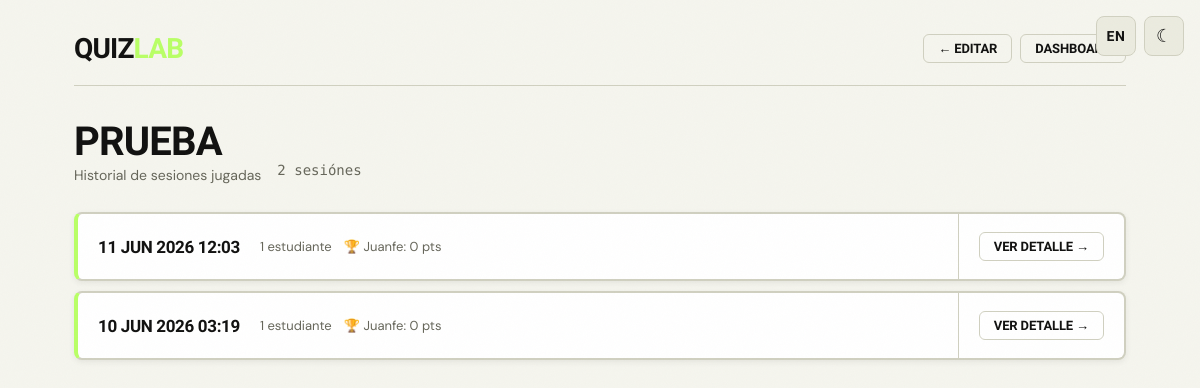
The app's page /admin/quiz/2/history (signed in) with its own data.
### models.py (models this page shows)
class Quiz(SQLModel, table=True):
    id: Optional[int] = Field(default=None, primary_key=True)
    name: str
    course_tag: Optional[str] = None
    read_time: int = Field(default=5)
    scoring_mode: str = Field(default="speed")   # speed | accuracy
    streak_bonus: bool = Field(default=False)
    created_at: datetime = Field(default_factory=datetime.utcnow)
    last_played: Optional[datetime] = None

class QuizSession(SQLModel, table=True):
    id: Optional[int] = Field(default=None, primary_key=True)
    quiz_id: int = Field(foreign_key="quiz.id")
    room_code: str
    played_at: datetime = Field(default_factory=datetime.utcnow)
    student_count: int = Field(default=0)
    class_id: Optional[int] = Field(default=None, foreign_key="classgroup.id")

class SessionResult(SQLModel, table=True):
    id: Optional[int] = Field(default=None, primary_key=True)
    session_id: int = Field(foreign_key="quizsession.id")
    nickname: str
    score: int
    rank: int
    student_id: Optional[int] = Field(default=None, foreign_key="student.id")

### main.py (the view)
@app.get("/admin/quiz/{quiz_id}/history", response_class=HTMLResponse)
async def quiz_history(
    request: Request, quiz_id: int, db: Session = Depends(get_session)
):
    if not request.session.get("admin"):
        return RedirectResponse("/admin/login")
    quiz = db.get(Quiz, quiz_id)
    if not quiz:
        raise HTTPException(status_code=404)
    quiz_sessions = db.exec(
        select(QuizSession).where(QuizSession.quiz_id == quiz_id).order_by(QuizSession.played_at.desc())
    ).all()
    sessions_data = []
    for qs in quiz_sessions:
        top3 = db.exec(
            select(SessionResult)
            .where(SessionResult.session_id == qs.id)
            .order_by(SessionResult.rank)
        ).all()[:3]
        sessions_data.append({
            "id": qs.id,
            "played_at": qs.played_at,
            "student_count": qs.student_count,
            "room_code": qs.room_code,
            "top3": [{"nickname": r.nickname, "score": r.score, "rank": r.rank} for r in top3],
        })
    return templates.TemplateResponse(
        "admin_quiz_history.html",
        {"request": request, "quiz": quiz, "sessions": sessions_data},
    )

### templates/admin_quiz_history.html (shortened to what this page needs)
{% extends "base.html" %}
{% block extra_css %}<link rel="stylesheet" href="/static/css/admin.css">{% endblock %}
{% block content %}
<div class="admin-wrap">
  <nav class="admin-nav">
    <a href="/admin/dashboard" class="logo">Quiz<span>Lab</span></a>
    <div class="nav-links">
      <a href="/admin/quiz/{{ quiz.id }}/edit" class="btn btn-ghost btn-sm">← Editar</a>
      <a href="/admin/dashboard" class="btn btn-ghost btn-sm">Dashboard</a>
    </div>
  </nav>
  <div class="dash-header">
    <div>
      <h1>{{ quiz.name }}</h1>
      <p style="margin:4px 0 0;color:var(--text-muted);font-size:14px;text-transform:none;letter-spacing:normal">Historial de sesiones jugadas</p>
    </div>
    <span class="count">{{ sessions|length }} sesión{{ 'es' if sessions|length != 1 else '' }}</span>
  </div>
  {% if sessions %}
  <div class="quiz-list">
    {% for s in sessions %}
    <div class="quiz-card">
      <div class="quiz-card-body">
        <span class="quiz-name" style="font-size:17px">{{ s.played_at.strftime('%d %b %Y  %H:%M') }}</span>
        <div class="quiz-meta">
          <span class="quiz-stat">{{ s.student_count }} estudiante{{ 's' if s.student_count != 1 else '' }}</span>
          {% if s.top3 %}
          <span class="quiz-stat">🏆 {{ s.top3[0].nickname }}: {{ s.top3[0].score }} pts</span>
          {% endif %}
        </div>
      </div>
      <div class="quiz-card-actions">
        <a href="/admin/session/{{ s.id }}" class="btn btn-ghost btn-sm">Ver Detalle →</a>
      </div>
    </div>
    {% endfor %}
  </div>
  {% else %}
  <div class="empty-state">
    <h2>Este quiz aún no ha sido jugado.</h2>
    <p>Inicia una sesión desde el dashboard para ver el historial aquí.</p>
    <a href="/admin/host/{{ quiz.id }}" class="btn btn-primary btn-lg">Iniciar Sesión →</a>
  </div>
  {% endif %}
</div>
{% endblock %}

### static/css/base.css (style rules this page uses)
:root, [data-theme="dark"] { --bg: #090909; --surface: #111118; --surface-2: #1a1a26; --border: #2a2a3c; --text: #F2F2EE; --text-muted: #777780; --lime: #B9FF66; --fire: #FF6B35; --violet: #7B61FF; --answer-a: #FF4B6E; --answer-b: #4B9EFF; --answer-c: #FFD166; --answer-d: #06D6A0; --answer-e: #9B5DE5; --answer-f: #F15BB5; --shadow: rgba(185, 255, 102, 0.08); --grain: 0.04; --btn-primary-bg: var(--lime); --btn-primary-text: #111110; }
[data-theme="light"] { --bg: #F5F5EE; --surface: #FFFFFF; --surface-2: #EBEBDF; --border: #D0D0C0; --text: #111110; --text-muted: #66665A; --lime: #B9FF66; --fire: #D94F00; --violet: #5A40EE; --answer-a: #C4003A; --answer-b: #0055C4; --answer-c: #A07000; --answer-d: #006B4F; --answer-e: #7A3DBF; --answer-f: #C4006B; --shadow: rgba(0, 0, 0, 0.07); --grain: 0.025; --btn-primary-bg: #111110; --btn-primary-text: #F2F2EE; }
*, *::before, *::after { box-sizing: border-box; margin: 0; padding: 0; }
html { font-size: 16px; }
body { font-family: 'DM Sans', sans-serif; background: var(--bg); color: var(--text); min-height: 100vh; transition: background-color 0.25s ease, color 0.25s ease; overflow-x: hidden; }
body::after { content: ''; position: fixed; inset: 0; pointer-events: none; z-index: 9999; opacity: var(--grain); background-repeat: repeat; }
h1, h2, h3, h4, h5, h6, .label-font { font-family: 'Barlow Condensed', sans-serif; font-weight: 900; text-transform: uppercase; letter-spacing: -0.02em; }
.btn { display: inline-flex; align-items: center; justify-content: center; gap: 8px; padding: 10px 20px; border: none; border-radius: 6px; cursor: pointer; font-family: 'Barlow Condensed', sans-serif; font-weight: 900; font-size: 15px; letter-spacing: -0.01em; text-transform: uppercase; text-decoration: none; transition: transform 0.1s ease, opacity 0.15s ease; white-space: nowrap; }
.btn-ghost { background: transparent; color: var(--text); border: 1px solid var(--border); }
.btn-sm { padding: 6px 14px; font-size: 13px; }
.logo { font-family: 'Barlow Condensed', sans-serif; font-weight: 900; font-size: 28px; text-transform: uppercase; letter-spacing: -0.03em; color: var(--text); text-decoration: none; }
.logo span { color: var(--lime); }
.card, .btn, nav, header, footer { transition: background-color 0.25s ease, border-color 0.25s ease, color 0.25s ease; }

### static/css/admin.css (style rules this page uses)
.admin-wrap { max-width: 1100px; margin: 0 auto; padding: 32px 24px 80px; }
.admin-nav { display: flex; align-items: center; gap: 16px; margin-bottom: 36px; padding-bottom: 20px; border-bottom: 1px solid var(--border); }
.admin-nav .logo { flex: 1; }
.nav-links { display: flex; gap: 8px; align-items: center; }
.dash-header { display: flex; align-items: flex-end; gap: 16px; margin-bottom: 28px; }
.dash-header h1 { font-size: 40px; line-height: 1; }
.dash-header .count { font-family: 'Syne Mono', monospace; font-size: 14px; color: var(--text-muted); margin-bottom: 6px; }
.quiz-list { display: flex; flex-direction: column; gap: 10px; }
.quiz-card { display: flex; align-items: center; gap: 0; background: var(--surface); border: 1px solid var(--border); border-left: 4px solid var(--lime); border-radius: 8px; overflow: hidden; transition: border-color 0.15s ease; }
[data-theme="light"] .quiz-card { border: 2px solid var(--border); border-left: 4px solid var(--lime); box-shadow: 0 2px 6px var(--shadow); }
.quiz-card-body { flex: 1; padding: 18px 20px; display: flex; align-items: center; gap: 20px; flex-wrap: wrap; }
.quiz-name { font-family: 'Barlow Condensed', sans-serif; font-weight: 900; font-size: 22px; text-transform: uppercase; letter-spacing: -0.02em; color: var(--text); }
.quiz-meta { display: flex; align-items: center; gap: 12px; flex-wrap: wrap; }
.quiz-stat { font-size: 13px; color: var(--text-muted); }
.quiz-card-actions { display: flex; align-items: center; gap: 8px; padding: 18px 20px; border-left: 1px solid var(--border); }

### records on screen
Quiz: name "PRUEBA"
QuizSession: played_at "11 JUN 2026 12:03", student_count "1", nickname "Juanfe", score "0"
QuizSession: played_at "10 JUN 2026 03:19", student_count "1", nickname "Juanfe", score "0"

### other values on screen
{{ sessions|length }} "2"
{{ 'es' if sessions|length != 1 else '' }} "es"
